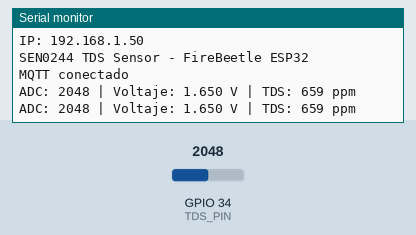
A sketch run on a simulated ESP32. Shown: the last lines printed to the serial monitor. The inputs (shaded band) are chosen by the test bench; at power-on: GPIO 34 (TDS_PIN) = 2048 (analog values on the 0–4095 scale). WiFi joins after 1.5 s; servers stay silent unless stated; no MQTT or app messages arrive unless stated.

Above: at 2.7 s.
2.8 s: GPIO 34 (TDS_PIN) set to 2866
At 4.1 s:
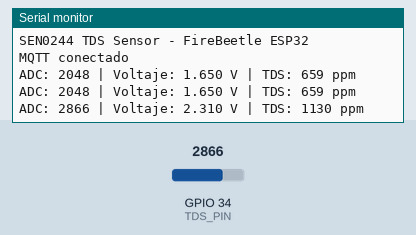
4.3 s: GPIO 34 (TDS_PIN) set to 3603
At 5.4 s:
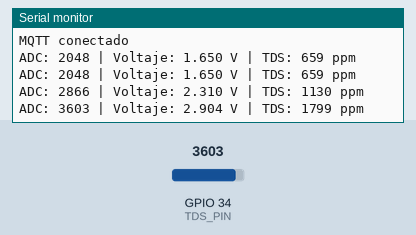
Timing chart, 0 to 7.3 s (numbered marks = the images above; inputs shaded):
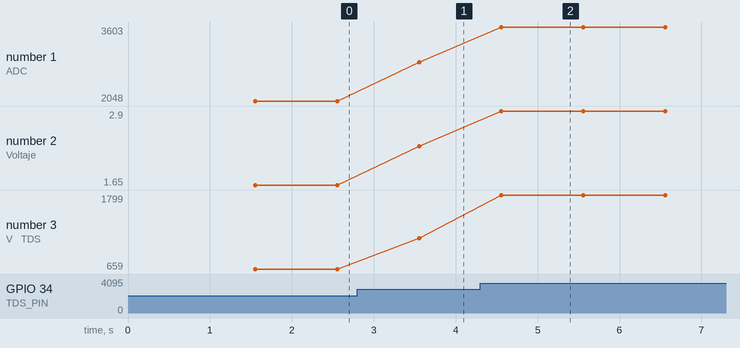

The sketch:

SEN0244.ino
```cpp
/*Código de funcionamiento modificar correspondientes al Wifi y a la etapa en la que se coloca el
sensor usa: agua_bruta, floculacion, acondicionado,control_calidad):
*/
#include <WiFi.h>
#include <PubSubClient.h>

/*
  Proyecto: Sistemas de telemetría multisensorial para monitoreo de la calidad del agua.
  DFRobot SEN0244 TDS
  Board: FireBeetle 2 ESP32-E
  Signal pin: A2 / GPIO34
  MQTT topic: etap/etapa/tds
*/


#define TDS_PIN 34
#define VREF 3.3
#define ADC_RES 4095.0

float temperature = 25.0;

// WiFi
const char* ssid = "TU_WIFI";
const char* password = "TU_PASSWORD";

// MQTT
const char* mqtt_server = "IP_DE_TU_RASPBERRY";
const int mqtt_port = 1883;
const char* mqtt_topic = "etapa/etapa/tds";

WiFiClient espClient;
PubSubClient client(espClient);

unsigned long mqttTime = 0;
const unsigned long MQTT_INTERVAL = 2000;

void setup_wifi() {
WiFi.begin(ssid, password);

while (WiFi.status() != WL_CONNECTED) {
delay(500);
}

Serial.print("IP: ");
Serial.println(WiFi.localIP());
}

void reconnect_mqtt() {
while (!client.connected()) {

if (client.connect("FireBeetle_TDS")) {
Serial.println("MQTT conectado");
} else {
delay(5000);
}
}
}

void setup() {

Serial.begin(115200);

analogReadResolution(12);
analogSetPinAttenuation(TDS_PIN, ADC_11db);

setup_wifi();

client.setServer(mqtt_server, mqtt_port);

Serial.println("SEN0244 TDS Sensor - FireBeetle ESP32");
}

void loop() {

if (!client.connected()) {
reconnect_mqtt();
}

client.loop();

int adcValue = analogRead(TDS_PIN);

float voltage = adcValue * VREF / ADC_RES;

// Compensación por temperatura
float compensationCoefficient =
1.0 + 0.02 * (temperature - 25.0);

float compensationVoltage =
voltage / compensationCoefficient;

// Fórmula DFRobot
float tdsValue =
(133.42 * compensationVoltage * compensationVoltage * compensationVoltage
- 255.86 * compensationVoltage * compensationVoltage
+ 857.39 * compensationVoltage) * 0.5;

Serial.print("ADC: ");
Serial.print(adcValue);

Serial.print(" | Voltaje: ");
Serial.print(voltage, 3);

Serial.print(" V | TDS: ");
Serial.print(tdsValue, 0);
Serial.println(" ppm");

if (millis() - mqttTime > MQTT_INTERVAL) {

char payload[256];

snprintf(payload, sizeof(payload),
"{\"sensor\":\"SEN0244\","
"\"parametro\":\"tds\","
"\"valor\":%.0f,"
"\"unidad\":\"ppm\","
"\"voltaje\":%.3f,"
"\"temperatura\":%.1f}",
tdsValue,
voltage,
temperature);

client.publish(mqtt_topic, payload);

mqttTime = millis();
}

delay(1000);
}
```

Measured:
- after the input at 2.8 s, the serial monitor: prints a new line after 0.75 s (image 1)
- after the input at 4.3 s, the serial monitor: prints a new line after 0.26 s (image 2)
- plotted number 1: 2048 → 2866 after the input at 2.8 s, 2866 → 3603 after the input at 4.3 s
- plotted number 2: 1.65 → 2.31 after the input at 2.8 s, 2.31 → 2.9 after the input at 4.3 s
- plotted number 3: 659 → 1130 after the input at 2.8 s, 1130 → 1799 after the input at 4.3 s
